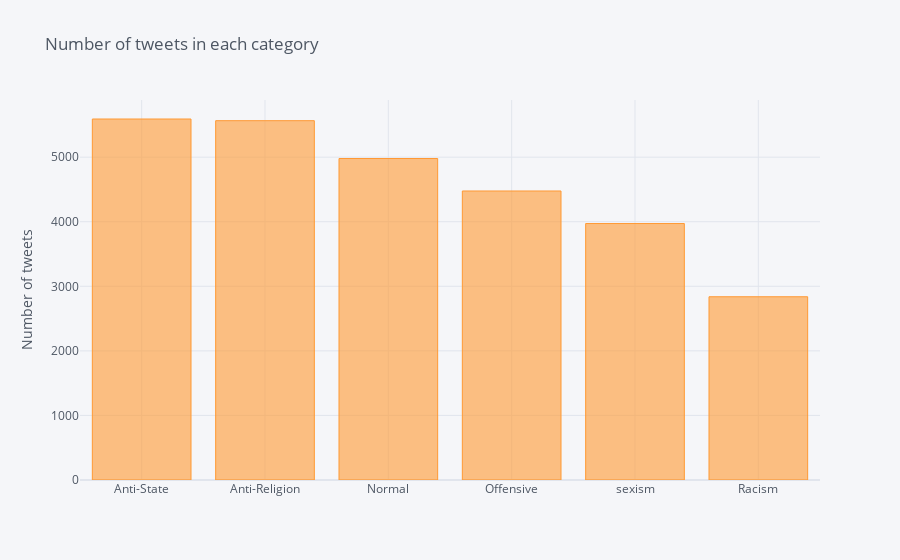

Write notebook code for a chart like this one.
### Code cell
df.Label.value_counts().sort_values(ascending=False).iplot(kind='bar', yTitle='Number of tweets', 
                                                                title='Number of tweets in each category')

### Figure 1 — Plotly figure (JSON) as saved in the notebook; plotly's stock layout.template omitted (floating-point values rounded to 4 significant figures)
{"data": [{"marker": {"color": "rgba(255, 153, 51, 0.6)", "line": {"color": "rgba(255, 153, 51, 1.0)", "width": 1}}, "name": "Label", "orientation": "v", "text": "", "type": "bar", "x": ["Anti-State", "Anti-Religion", "Normal", "Offensive", "sexism", "Racism"], "y": [5591, 5565, 4979, 4476, 3972, 2838]}], "layout": {"legend": {"bgcolor": "#F5F6F9", "font": {"color": "#4D5663"}}, "paper_bgcolor": "#F5F6F9", "plot_bgcolor": "#F5F6F9", "title": {"font": {"color": "#4D5663"}, "text": "Number of tweets in each category"}, "xaxis": {"gridcolor": "#E1E5ED", "showgrid": true, "tickfont": {"color": "#4D5663"}, "title": {"font": {"color": "#4D5663"}, "text": ""}, "zerolinecolor": "#E1E5ED"}, "yaxis": {"gridcolor": "#E1E5ED", "showgrid": true, "tickfont": {"color": "#4D5663"}, "title": {"font": {"color": "#4D5663"}, "text": "Number of tweets"}, "zerolinecolor": "#E1E5ED"}}}
